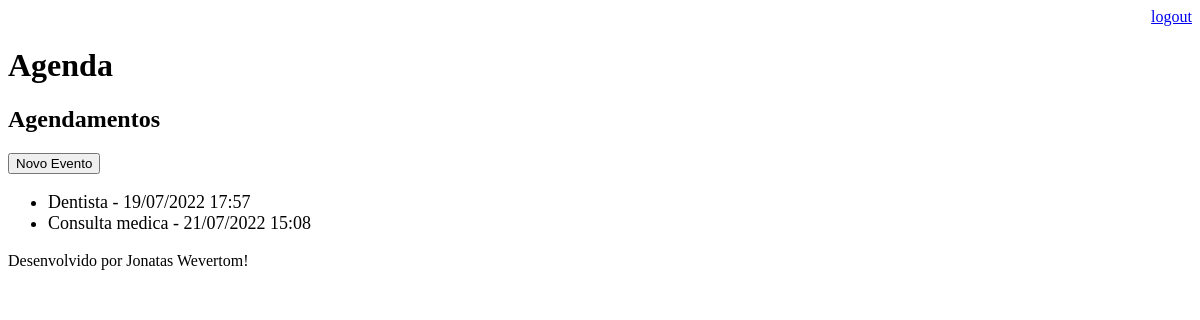
The page /agenda/ (signed in) on the database as committed earlier.
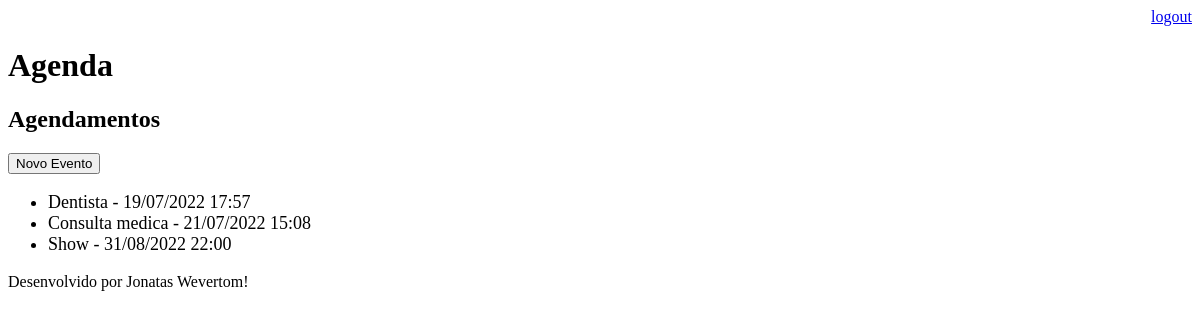
The same page on the database as committed later.
### core/models.py (models this page shows, shortened)
class Evento(models.Model):
    titulo = models.CharField(max_length=100)
    descricao = models.TextField(blank=True, null=True)
    data_evento = models.DateTimeField(verbose_name='Data do Evento')
    data_criacao = models.DateTimeField(verbose_name='Data de Criacao', auto_now=True)
    usuario = models.ForeignKey(User, on_delete=models.CASCADE, verbose_name='Usuario')
    class Meta:
        db_table = 'evento'
    def get_data_evento(self):
        return self.data_evento.strftime('%d/%m/%Y %H:%M')

### core/views.py (the view)
# urls.py: path('agenda/', views.lista_eventos),
@login_required(login_url='/login/')
def lista_eventos(request):
    usuario = request.user
    evento = Evento.objects.filter(usuario=usuario)
    dados = {'eventos': evento}
    return render(request, 'agenda.html', dados)

### templates/agenda.html
{% extends 'model-page.html' %}
{% block content %}
<h2>Agendamentos</h2>
<a href="evento/">
    <button type="button">Novo Evento</button>
</a>
<ul style="font-size: 18px">
    {% for evento in eventos %}
    <li>{{ evento.titulo }} - {{ evento.get_data_evento }}</li>
    {% endfor %}
</ul>
{% endblock %}

### templates/model-page.html
<!DOCTYPE html>
<html lang="en">
<head>
    {% include 'model-header.html' %}
</head>
<body>
{% block content %} {% endblock %}
{% include 'model-footer.html' %}
</body>
</html>

### templates/model-header.html (shortened to what this page needs)
<div align="right">
    <a href="/logout">logout</a>
</div>
<h1>Agenda</h1>

### templates/model-footer.html
<p>Desenvolvido por Jonatas Wevertom!</p>

Rows that differ between the two databases and show on the page:
added Evento: titulo "Show", get_data_evento "31/08/2022 22:00"
